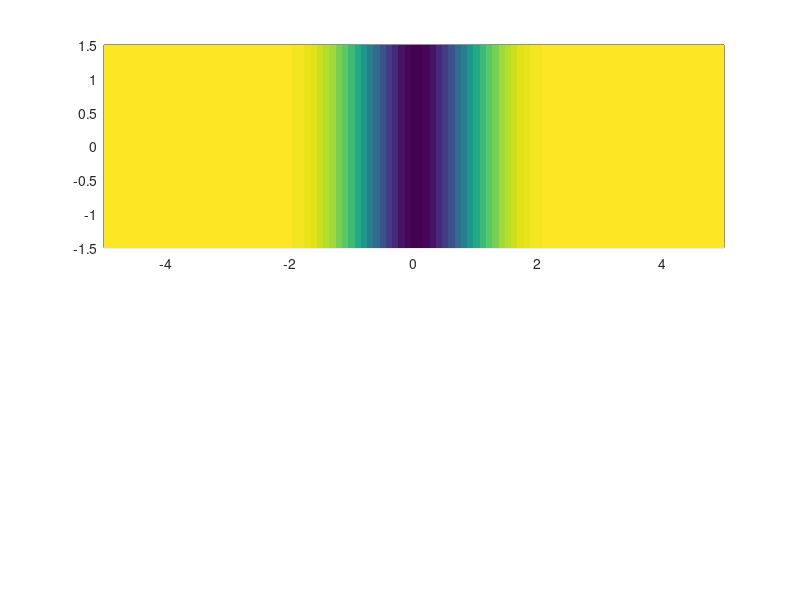

Write the MATLAB code that produced this figure. (Note: this script raises an error after producing the figure.)
nz = 100; 
nvz = 101;
z = linspace(-5,5,nz); 
vz = linspace(-1.5,1.5,nvz);
[Z,VZ] = meshgrid(z,vz);

phi = -0.3*exp(-z.^2);
PHI = repmat(phi,[nvz,1]);
phi0 = 0;
v0 = VZ;
m = 1;
VZ_ =  (v0.^2 + 2*PHI/m).^0.5;

hca = subplot(2,1,1);
pcolor(hca,z,vz,PHI); shading(hca,'flat');
hca.YDir = 'normal';
hca.XLabel.String = 'z';
hca.YLabel.String = 'v_z';
hb = colorbar('peer',hca);
hb.YLabel.String = '\phi(z)';

hca = subplot(2,1,2);
contourf(hca,z,vz,real(VZ_),-10:0.1:10); shading(hca,'flat');
hca.YDir = 'normal';
hca.XLabel.String = 'z';
hca.YLabel.String = 'v_z';
hb = colorbar('peer',hca);
hb.YLabel.String = 'v_z(z,v_{z,0},\phi(z))';

%V0(iabove) = vph + ((V(iabove)-vph).^2 - 2*units.e*(PHI(iabove))/units.me).^0.5; % same as Schamel free streaming
%V0(ibelow) = vph - ((V(ibelow)-vph).^2 - 2*units.e*(PHI(ibelow))/units.me).^0.5;
